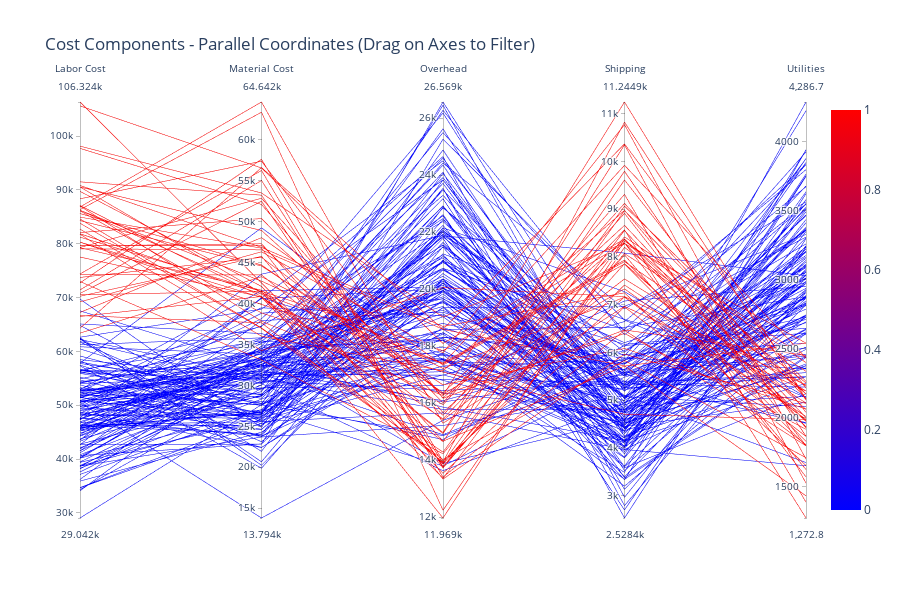

This figure's notebook cell:
### Markdown cell above
# Interactive Parallel Coordinates with Plotly

Hover over lines to see exact values
Click legend to show/hide categories
Zoom and pan for detailed inspection

### Code cell
import plotly.express as px
import plotly.graph_objects as go

# More control with go.Parcoords
fig = go.Figure(data=
    go.Parcoords(
        line=dict(
            color=df['category'].map({'Normal': 0, 'Anomaly': 1}),
            colorscale=[[0, 'blue'], [1, 'red']],
            showscale=True,
            cmin=0,
            cmax=1
        ),
        dimensions=[
            dict(
                label='Labor Cost',
                values=df['labor_cost'],
                range=[df['labor_cost'].min(), df['labor_cost'].max()]
            ),
            dict(
                label='Material Cost',
                values=df['material_cost'],
                range=[df['material_cost'].min(), df['material_cost'].max()]
            ),
            dict(
                label='Overhead',
                values=df['overhead'],
                range=[df['overhead'].min(), df['overhead'].max()]
            ),
            dict(
                label='Shipping',
                values=df['shipping'],
                range=[df['shipping'].min(), df['shipping'].max()]
            ),
            dict(
                label='Utilities',
                values=df['utilities'],
                range=[df['utilities'].min(), df['utilities'].max()]
            )
        ]
    )
)

fig.update_layout(
    title='Cost Components - Parallel Coordinates (Drag on Axes to Filter)',
    height=600
)

fig.show()

### Figure 1 — Plotly figure (JSON) as saved in the notebook; plotly's stock layout.template omitted (floating-point values rounded to 4 significant figures; data arrays with more than 128 entries replaced by an {"elided": "..."} marker saying what was removed)
{"data": [{"dimensions": [{"label": "Labor Cost", "range": [29040.0, 106300.0], "values": {"elided": "200 float values"}}, {"label": "Material Cost", "range": [13790.0, 64640.0], "values": {"elided": "200 float values"}}, {"label": "Overhead", "range": [11970.0, 26570.0], "values": {"elided": "200 float values"}}, {"label": "Shipping", "range": [2528.0, 11240.0], "values": {"elided": "200 float values"}}, {"label": "Utilities", "range": [1273.0, 4287.0], "values": {"elided": "200 float values"}}], "line": {"cmax": 1, "cmin": 0, "color": {"elided": "200 int values"}, "colorscale": [[0, "blue"], [1, "red"]], "showscale": true}, "type": "parcoords"}], "layout": {"title": {"text": "Cost Components - Parallel Coordinates (Drag on Axes to Filter)"}, "height": 600}}
